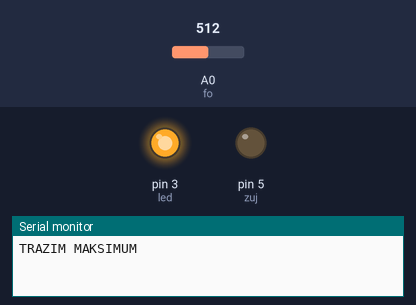
Simulated run of this sketch. Board: Arduino Uno, built with avr-gcc and run on an emulated ATmega328P. Shown: output pins drawn as LEDs (lit = HIGH), the last lines printed to the serial monitor. The test bench sets the inputs (shaded band); at power-on: A0 (fo) = 512.

Above: at 0.1 s.
At 4.1 s:
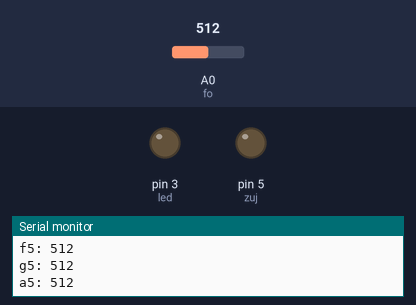
Timing chart, 0 to 5.6 s (numbered marks = the images above):
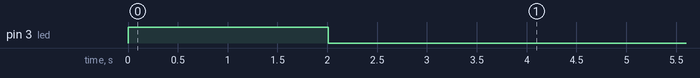

The sketch:

K92.ino
```cpp
int led = 3;                            //definiraj led = 3
int fo = A0;                            //definiraj pot = A0
int zuj = 5;                            //definiraj zuj = 5
int ocitanjefo;                         //definiraj varijablu ocitanjepot
int minimum = 1023;                     //definiraj varijablu minimum
int maksimum = 0;                       //definiraj varijablu maksimum
int brojac;                             //definiraj varijablu brojac
int interval;                           //definiraj varijablu interval
int c5, d5, e5, f5, g5, a5, b5, c6, ti; //granice tonova

void setup() {
  pinMode(led, OUTPUT);                 //postavi izvod led kao izlazni
  pinMode(zuj, OUTPUT);                 //postavi izvod zuj kao izlazni
  digitalWrite(led, LOW);               //isključi LED diodu - početno stanje
  Serial.begin(9600);                   //inicijalizaija serijske veze

  digitalWrite(led, HIGH);              //početak kalibracije - maksimum
  Serial.println("TRAZIM MAKSIMUM");    //pošalji poruku serijskim putem

  for (brojac=0; brojac<100; brojac++){ //ponovi 100 puta
    ocitanjefo=analogRead(fo);          //očitaj stanje analognog ulaza
    if (ocitanjefo>maksimum){           //ako je očitanje veće od najvećeg
      maksimum=ocitanjefo;              //pohrani očitanje kao najveće
    }
    delay(20);                          //čekaj 20 ms
  }

  Serial.println(maksimum);             //pošalji maksimum serijskim putem

  digitalWrite(led, LOW);               //početak kalibracije - minimum
  Serial.println("TRAZIM MINIMUM");     //pošalji poruku serijskim putem

  for (brojac=0; brojac<100; brojac++){ //ponovi 100 puta
    ocitanjefo=analogRead(fo);          //očitaj stanje analognog ulaza
    if (ocitanjefo<minimum){            //ako je očitanje manje od najmanjeg
      minimum=ocitanjefo;               //pohrani očitanje kao najmanje
    }
    delay(20);                          //čekaj 20 ms
  }

  Serial.println(minimum);              //pošalji minimum serijskim putem

  interval=(maksimum-minimum)/8;        //izračunaj interval između tonova

  c6=minimum;                           //izračun granične vrijenosti tona
  b5=minimum+interval;                  //izračun granične vrijenosti tona
  a5=minimum+2*interval;                //izračun granične vrijenosti tona
  g5=minimum+3*interval;                //izračun granične vrijenosti tona
  f5=minimum+4*interval;                //izračun granične vrijenosti tona
  e5=minimum+5*interval;                //izračun granične vrijenosti tona
  d5=minimum+6*interval;                //izračun granične vrijenosti tona
  c5=minimum+7*interval;                //izračun granične vrijenosti tona
  ti=minimum+8*interval;                //izračun granične vrijenosti tona

  Serial.println("GRANICE TONOVA");     //pošalji poruku serijskim putem
  Serial.print("c5: ");                 //pošalji poruku serijskim putem
  Serial.println(c5);                   //pošalji poruku serijskim putem
  Serial.print("d5: ");                 //pošalji poruku serijskim putem
  Serial.println(d5);                   //pošalji poruku serijskim putem
  Serial.print("e5: ");                 //pošalji poruku serijskim putem
  Serial.println(e5);                   //pošalji poruku serijskim putem
  Serial.print("f5: ");                 //pošalji poruku serijskim putem
  Serial.println(f5);                   //pošalji poruku serijskim putem
  Serial.print("g5: ");                 //pošalji poruku serijskim putem
  Serial.println(g5);                   //pošalji poruku serijskim putem
  Serial.print("a5: ");                 //pošalji poruku serijskim putem
  Serial.println(a5);                   //pošalji poruku serijskim putem
  Serial.print("b5: ");                 //pošalji poruku serijskim putem
  Serial.println(b5);                   //pošalji poruku serijskim putem
  Serial.print("c6: ");                 //pošalji poruku serijskim putem
  Serial.println(c6);                   //pošalji poruku serijskim putem
}

void loop() {
  ocitanjefo=analogRead(fo);            //očitaj stanje analognog ulaza

  if (ocitanjefo>=c6 && ocitanjefo<b5){
    tone(zuj, 1046);                    //generiraj ton prema granicama ocitanja
  } else if (ocitanjefo>=b5 && ocitanjefo<a5){
    tone(zuj, 988);                     //generiraj ton prema granicama ocitanja
  } else if (ocitanjefo>=a5 && ocitanjefo<g5){
    tone(zuj, 880);                     //generiraj ton prema granicama ocitanja
  } else if (ocitanjefo>=g5 && ocitanjefo<f5){
    tone(zuj, 784);                     //generiraj ton prema granicama ocitanja
  } else if (ocitanjefo>=f5 && ocitanjefo<e5){
    tone(zuj, 698);                     //generiraj ton prema granicama ocitanja
  } else if (ocitanjefo>=e5 && ocitanjefo<d5){
    tone(zuj, 659);                     //generiraj ton prema granicama ocitanja
  } else if (ocitanjefo>=d5 && ocitanjefo<c5){
    tone(zuj, 587);                     //generiraj ton prema granicama ocitanja
  } else if (ocitanjefo>=c5 && ocitanjefo<ti){
    tone(zuj, 523);                     //generiraj ton prema granicama ocitanja
  } else {
    noTone(zuj);                        //isključi generiranje tona
  }
}
```
